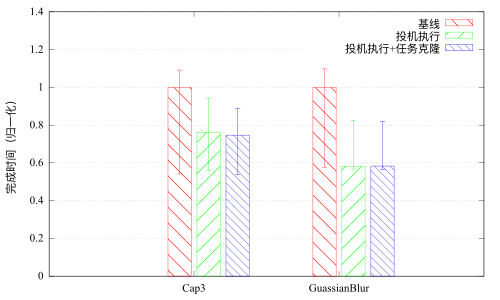

Source code (gnuplot):
set term pdfcairo font "Times New Roman,12"
set output 'cloud_completiontime.pdf'
set style histogram errorbars gap 2 lw 1
set style data histogram
set style fill transparent pattern 4 border
set boxwidth 0.8
set grid ytics
#unset xtics
#set xlabel ""
set ylabel "完成时间（归一化）"
#set xtics rotate by -15
set yrange [0:1.4]
#set logscale y
#set key inside left top noreverse noenhanced autotitles
plot 'cloud_completiontime.dat' u ($2/$2):($3/$2):($4/$2):xtic(1) t "基线", "" u ($5/$2):($6/$2):($7/$2):xtic(1) t "投机执行", "" u ($8/$2):($9/$2):($10/$2):xtic(1) t "投机执行+任务克隆"
quit
